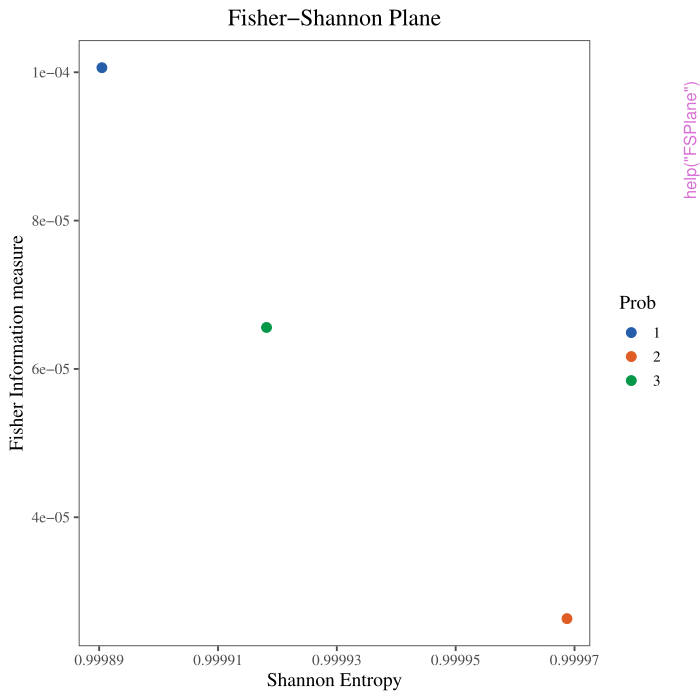

Here is the R script that generated this plot:
pkgname <- "NATS"
source(file.path(R.home("share"), "R", "examples-header.R"))
options(warn = 1)
base::assign(".ExTimings", "NATS-Ex.timings", pos = 'CheckExEnv')
base::cat("name\tuser\tsystem\telapsed\n", file=base::get(".ExTimings", pos = 'CheckExEnv'))
base::assign(".format_ptime",
function(x) {
  if(!is.na(x[4L])) x[1L] <- x[1L] + x[4L]
  if(!is.na(x[5L])) x[2L] <- x[2L] + x[5L]
  options(OutDec = '.')
  format(x[1L:3L], digits = 7L)
},
pos = 'CheckExEnv')

### * </HEADER>
library('NATS')

base::assign(".oldSearch", base::search(), pos = 'CheckExEnv')
base::assign(".old_wd", base::getwd(), pos = 'CheckExEnv')
cleanEx()
nameEx("BandtPompe")
### * BandtPompe

flush(stderr()); flush(stdout())

base::assign(".ptime", proc.time(), pos = "CheckExEnv")
### Name: BandtPompe
### Title: Calculates the Bandt-Pompe distribution of the given time series
### Aliases: BandtPompe

### ** Examples

set.seed(123, kind = "Mersenne-Twister")
x <- runif(110000)
d <- 3
del <- 1
BandtPompe(series = x, dimension = d, delay = del)



base::assign(".dptime", (proc.time() - get(".ptime", pos = "CheckExEnv")), pos = "CheckExEnv")
base::cat("BandtPompe", base::get(".format_ptime", pos = 'CheckExEnv')(get(".dptime", pos = "CheckExEnv")), "\n", file=base::get(".ExTimings", pos = 'CheckExEnv'), append=TRUE, sep="\t")
cleanEx()
nameEx("BhattacharyaDistance")
### * BhattacharyaDistance

flush(stderr()); flush(stdout())

base::assign(".ptime", proc.time(), pos = "CheckExEnv")
### Name: BhattacharyaDistance
### Title: Calculates the bhattacharya distance of the given probability
###   distribution and the uniform distribution
### Aliases: BhattacharyaDistance

### ** Examples

set.seed(123, kind = "Mersenne-Twister")
x <- runif(110000)
d <- 3
del <- 1
p <- BandtPompe(series = x, dimension = d, delay = del)
BhattacharyaDistance(prob = p)



base::assign(".dptime", (proc.time() - get(".ptime", pos = "CheckExEnv")), pos = "CheckExEnv")
base::cat("BhattacharyaDistance", base::get(".format_ptime", pos = 'CheckExEnv')(get(".dptime", pos = "CheckExEnv")), "\n", file=base::get(".ExTimings", pos = 'CheckExEnv'), append=TRUE, sep="\t")
cleanEx()
nameEx("ChebyshevDistance")
### * ChebyshevDistance

flush(stderr()); flush(stdout())

base::assign(".ptime", proc.time(), pos = "CheckExEnv")
### Name: ChebyshevDistance
### Title: Calculates the chebyshev distance of the given probability
###   distribution and the uniform distribution
### Aliases: ChebyshevDistance

### ** Examples

set.seed(123, kind = "Mersenne-Twister")
x <- runif(110000)
d <- 3
del <- 1
p <- BandtPompe(series = x, dimension = d, delay = del)
ChebyshevDistance(prob = p)



base::assign(".dptime", (proc.time() - get(".ptime", pos = "CheckExEnv")), pos = "CheckExEnv")
base::cat("ChebyshevDistance", base::get(".format_ptime", pos = 'CheckExEnv')(get(".dptime", pos = "CheckExEnv")), "\n", file=base::get(".ExTimings", pos = 'CheckExEnv'), append=TRUE, sep="\t")
cleanEx()
nameEx("EqualitiesValues")
### * EqualitiesValues

flush(stderr()); flush(stdout())

base::assign(".ptime", proc.time(), pos = "CheckExEnv")
### Name: EqualitiesValues
### Title: Calculates the percentage of repeated elements in a time series
### Aliases: EqualitiesValues

### ** Examples

set.seed(123, kind = "Mersenne-Twister")
x <- runif(110000)
EqualitiesValues(series = x)



base::assign(".dptime", (proc.time() - get(".ptime", pos = "CheckExEnv")), pos = "CheckExEnv")
base::cat("EqualitiesValues", base::get(".format_ptime", pos = 'CheckExEnv')(get(".dptime", pos = "CheckExEnv")), "\n", file=base::get(".ExTimings", pos = 'CheckExEnv'), append=TRUE, sep="\t")
cleanEx()
nameEx("EuclidianDistance")
### * EuclidianDistance

flush(stderr()); flush(stdout())

base::assign(".ptime", proc.time(), pos = "CheckExEnv")
### Name: EuclidianDistance
### Title: Calculates the euclidian distance of the given probability
###   distribution and the uniform distribution
### Aliases: EuclidianDistance

### ** Examples

set.seed(123, kind = "Mersenne-Twister")
x <- runif(110000)
d <- 3
del <- 1
p <- BandtPompe(series = x, dimension = d, delay = del)
EuclidianDistance(prob = p)



base::assign(".dptime", (proc.time() - get(".ptime", pos = "CheckExEnv")), pos = "CheckExEnv")
base::cat("EuclidianDistance", base::get(".format_ptime", pos = 'CheckExEnv')(get(".dptime", pos = "CheckExEnv")), "\n", file=base::get(".ExTimings", pos = 'CheckExEnv'), append=TRUE, sep="\t")
cleanEx()
nameEx("FSPlane")
### * FSPlane

flush(stderr()); flush(stdout())

base::assign(".ptime", proc.time(), pos = "CheckExEnv")
### Name: FSPlane
### Title: Plots the Fisher-Shannon Plane for a given probability
### Aliases: FSPlane

### ** Examples

set.seed(123, kind = "Mersenne-Twister")
x1 <- runif(10000)
x2 <- runif(10000)
x3 <- runif(10000)
d <- 3
del <- 1
probability <- matrix(nrow = 3, ncol = factorial(d))
probability[1,] <- BandtPompe(series = x1, dimension = d, delay = del)
probability[2,] <- BandtPompe(series = x2, dimension = d, delay = del)
probability[3,] <- BandtPompe(series = x3, dimension = d, delay = del)
p <- FSPlane(prob = probability)
print(p)




base::assign(".dptime", (proc.time() - get(".ptime", pos = "CheckExEnv")), pos = "CheckExEnv")
base::cat("FSPlane", base::get(".format_ptime", pos = 'CheckExEnv')(get(".dptime", pos = "CheckExEnv")), "\n", file=base::get(".ExTimings", pos = 'CheckExEnv'), append=TRUE, sep="\t")
cleanEx()
nameEx("FisherEntropy")
### * FisherEntropy

flush(stderr()); flush(stdout())

base::assign(".ptime", proc.time(), pos = "CheckExEnv")
### Name: FisherEntropy
### Title: Calculates the Fisher entropy of a probability distribution
### Aliases: FisherEntropy

### ** Examples

set.seed(123, kind = "Mersenne-Twister")
x <- runif(110000)
d <- 3
del <- 1
p <- BandtPompe(series = x, dimension = d, delay = del)
FisherEntropy(prob = p)



base::assign(".dptime", (proc.time() - get(".ptime", pos = "CheckExEnv")), pos = "CheckExEnv")
base::cat("FisherEntropy", base::get(".format_ptime", pos = 'CheckExEnv')(get(".dptime", pos = "CheckExEnv")), "\n", file=base::get(".ExTimings", pos = 'CheckExEnv'), append=TRUE, sep="\t")
cleanEx()
nameEx("HCPlane")
### * HCPlane

flush(stderr()); flush(stdout())

base::assign(".ptime", proc.time(), pos = "CheckExEnv")
### Name: HCPlane
### Title: Plots the Entropy-Complexity Plan for a given probability
### Aliases: HCPlane

### ** Examples

set.seed(123, kind = "Mersenne-Twister")
x1 <- runif(10000)
x2 <- runif(10000)
x3 <- runif(10000)
d <- 3
del <- 1
probability <- matrix(nrow = 3, ncol = factorial(d))
probability[1,] <- BandtPompe(series = x1, dimension = d, delay = del)
probability[2,] <- BandtPompe(series = x2, dimension = d, delay = del)
probability[3,] <- BandtPompe(series = x3, dimension = d, delay = del)
p <- HCPlane(prob = probability)
print(p)




base::assign(".dptime", (proc.time() - get(".ptime", pos = "CheckExEnv")), pos = "CheckExEnv")
base::cat("HCPlane", base::get(".format_ptime", pos = 'CheckExEnv')(get(".dptime", pos = "CheckExEnv")), "\n", file=base::get(".ExTimings", pos = 'CheckExEnv'), append=TRUE, sep="\t")
cleanEx()
nameEx("HCPlaneZoom")
### * HCPlaneZoom

flush(stderr()); flush(stdout())

base::assign(".ptime", proc.time(), pos = "CheckExEnv")
### Name: HCPlaneZoom
### Title: Plots the entropy-complexity plane for a given probability,
###   without curves and with zoom on the generated points
### Aliases: HCPlaneZoom

### ** Examples

set.seed(123, kind = "Mersenne-Twister")
x1 <- runif(10000)
x2 <- runif(10000)
x3 <- runif(10000)
d <- 3
del <- 1
probability <- matrix(nrow = 3, ncol = factorial(d))
probability[1,] <- BandtPompe(series = x1, dimension = d, delay = del)
probability[2,] <- BandtPompe(series = x2, dimension = d, delay = del)
probability[3,] <- BandtPompe(series = x3, dimension = d, delay = del)
p <- HCPlaneZoom(prob = probability)
print(p)




base::assign(".dptime", (proc.time() - get(".ptime", pos = "CheckExEnv")), pos = "CheckExEnv")
base::cat("HCPlaneZoom", base::get(".format_ptime", pos = 'CheckExEnv')(get(".dptime", pos = "CheckExEnv")), "\n", file=base::get(".ExTimings", pos = 'CheckExEnv'), append=TRUE, sep="\t")
cleanEx()
nameEx("HarmonicMean")
### * HarmonicMean

flush(stderr()); flush(stdout())

base::assign(".ptime", proc.time(), pos = "CheckExEnv")
### Name: HarmonicMean
### Title: Calculates the harmonic mean of the given probability
###   distribution and the uniform distribution
### Aliases: HarmonicMean

### ** Examples

set.seed(123, kind = "Mersenne-Twister")
x <- runif(110000)
d <- 3
del <- 1
p <- BandtPompe(series = x, dimension = d, delay = del)
HarmonicMean(prob = p)



base::assign(".dptime", (proc.time() - get(".ptime", pos = "CheckExEnv")), pos = "CheckExEnv")
base::cat("HarmonicMean", base::get(".format_ptime", pos = 'CheckExEnv')(get(".dptime", pos = "CheckExEnv")), "\n", file=base::get(".ExTimings", pos = 'CheckExEnv'), append=TRUE, sep="\t")
cleanEx()
nameEx("HellingerDistance")
### * HellingerDistance

flush(stderr()); flush(stdout())

base::assign(".ptime", proc.time(), pos = "CheckExEnv")
### Name: HellingerDistance
### Title: Calculates the hellinger distance of the given probability
###   distribution and the uniform distribution
### Aliases: HellingerDistance

### ** Examples

set.seed(123, kind = "Mersenne-Twister")
x <- runif(110000)
d <- 3
del <- 1
p <- BandtPompe(series = x, dimension = d, delay = del)
HellingerDistance(prob = p)



base::assign(".dptime", (proc.time() - get(".ptime", pos = "CheckExEnv")), pos = "CheckExEnv")
base::cat("HellingerDistance", base::get(".format_ptime", pos = 'CheckExEnv')(get(".dptime", pos = "CheckExEnv")), "\n", file=base::get(".ExTimings", pos = 'CheckExEnv'), append=TRUE, sep="\t")
cleanEx()
nameEx("Histogram")
### * Histogram

flush(stderr()); flush(stdout())

base::assign(".ptime", proc.time(), pos = "CheckExEnv")
### Name: Histogram
### Title: Plot the histogram of the ordinal patterns of the given time
###   series
### Aliases: Histogram

### ** Examples

set.seed(123, kind = "Mersenne-Twister")
x <- runif(110000)
d <- 3
del <- 1
p <- Histogram(series = x, dimension = d, delay = del)
print(p)




base::assign(".dptime", (proc.time() - get(".ptime", pos = "CheckExEnv")), pos = "CheckExEnv")
base::cat("Histogram", base::get(".format_ptime", pos = 'CheckExEnv')(get(".dptime", pos = "CheckExEnv")), "\n", file=base::get(".ExTimings", pos = 'CheckExEnv'), append=TRUE, sep="\t")
cleanEx()
nameEx("JensenDivergence")
### * JensenDivergence

flush(stderr()); flush(stdout())

base::assign(".ptime", proc.time(), pos = "CheckExEnv")
### Name: JensenDivergence
### Title: Calculates the Jensen Divergence of the given probability
###   distribution and the uniform distribution
### Aliases: JensenDivergence

### ** Examples

set.seed(123, kind = "Mersenne-Twister")
x <- runif(110000)
d <- 3
del <- 1
p <- BandtPompe(series = x, dimension = d, delay = del)
JensenDivergence(prob = p)



base::assign(".dptime", (proc.time() - get(".ptime", pos = "CheckExEnv")), pos = "CheckExEnv")
base::cat("JensenDivergence", base::get(".format_ptime", pos = 'CheckExEnv')(get(".dptime", pos = "CheckExEnv")), "\n", file=base::get(".ExTimings", pos = 'CheckExEnv'), append=TRUE, sep="\t")
cleanEx()
nameEx("KullbackDivergence")
### * KullbackDivergence

flush(stderr()); flush(stdout())

base::assign(".ptime", proc.time(), pos = "CheckExEnv")
### Name: KullbackDivergence
### Title: Calculates the kullback divergence of the given probability
###   distribution and the uniform distribution
### Aliases: KullbackDivergence

### ** Examples

set.seed(123, kind = "Mersenne-Twister")
x <- runif(110000)
d <- 3
del <- 1
p <- BandtPompe(series = x, dimension = d, delay = del)
KullbackDivergence(prob = p)



base::assign(".dptime", (proc.time() - get(".ptime", pos = "CheckExEnv")), pos = "CheckExEnv")
base::cat("KullbackDivergence", base::get(".format_ptime", pos = 'CheckExEnv')(get(".dptime", pos = "CheckExEnv")), "\n", file=base::get(".ExTimings", pos = 'CheckExEnv'), append=TRUE, sep="\t")
cleanEx()
nameEx("ManhattanDistance")
### * ManhattanDistance

flush(stderr()); flush(stdout())

base::assign(".ptime", proc.time(), pos = "CheckExEnv")
### Name: ManhattanDistance
### Title: Calculates the manhattan distance of the given probability
###   distribution and the uniform distribution
### Aliases: ManhattanDistance

### ** Examples

set.seed(123, kind = "Mersenne-Twister")
x <- runif(110000)
d <- 3
del <- 1
p <- BandtPompe(series = x, dimension = d, delay = del)
ManhattanDistance(prob = p)



base::assign(".dptime", (proc.time() - get(".ptime", pos = "CheckExEnv")), pos = "CheckExEnv")
base::cat("ManhattanDistance", base::get(".format_ptime", pos = 'CheckExEnv')(get(".dptime", pos = "CheckExEnv")), "\n", file=base::get(".ExTimings", pos = 'CheckExEnv'), append=TRUE, sep="\t")
cleanEx()
nameEx("MinEntropy")
### * MinEntropy

flush(stderr()); flush(stdout())

base::assign(".ptime", proc.time(), pos = "CheckExEnv")
### Name: MinEntropy
### Title: Calculates the Min Entropy of a probability distribution
### Aliases: MinEntropy

### ** Examples

set.seed(123, kind = "Mersenne-Twister")
x <- runif(110000)
d <- 3
del <- 1
p <- BandtPompe(series = x, dimension = d, delay = del)
MinEntropy(prob = p)



base::assign(".dptime", (proc.time() - get(".ptime", pos = "CheckExEnv")), pos = "CheckExEnv")
base::cat("MinEntropy", base::get(".format_ptime", pos = 'CheckExEnv')(get(".dptime", pos = "CheckExEnv")), "\n", file=base::get(".ExTimings", pos = 'CheckExEnv'), append=TRUE, sep="\t")
cleanEx()
nameEx("NumberEdges")
### * NumberEdges

flush(stderr()); flush(stdout())

base::assign(".ptime", proc.time(), pos = "CheckExEnv")
### Name: NumberEdges
### Title: Calculates the number of edges of a transition graph
### Aliases: NumberEdges

### ** Examples

set.seed(123, kind = "Mersenne-Twister")
x <- runif(110000)
d <- 3
del <- 1
p <- TransitionGraphs(series = x, dimension = d, delay = del)
NumberEdges(probs_graph = p)



base::assign(".dptime", (proc.time() - get(".ptime", pos = "CheckExEnv")), pos = "CheckExEnv")
base::cat("NumberEdges", base::get(".format_ptime", pos = 'CheckExEnv')(get(".dptime", pos = "CheckExEnv")), "\n", file=base::get(".ExTimings", pos = 'CheckExEnv'), append=TRUE, sep="\t")
cleanEx()
nameEx("PatternsOnGraph")
### * PatternsOnGraph

flush(stderr()); flush(stdout())

base::assign(".ptime", proc.time(), pos = "CheckExEnv")
### Name: PatternsOnGraph
### Title: Time-series plot with starting points of the given pattern
### Aliases: PatternsOnGraph

### ** Examples

set.seed(123, kind = "Mersenne-Twister")
x <- runif(10000)
d <- 3
del <- 1
n = 1
p <- PatternsOnGraph(series = x, dimension = d, delay = del, number.pattern = n)
print(p)




base::assign(".dptime", (proc.time() - get(".ptime", pos = "CheckExEnv")), pos = "CheckExEnv")
base::cat("PatternsOnGraph", base::get(".format_ptime", pos = 'CheckExEnv')(get(".dptime", pos = "CheckExEnv")), "\n", file=base::get(".ExTimings", pos = 'CheckExEnv'), append=TRUE, sep="\t")
cleanEx()
nameEx("RenyiEntropy")
### * RenyiEntropy

flush(stderr()); flush(stdout())

base::assign(".ptime", proc.time(), pos = "CheckExEnv")
### Name: RenyiEntropy
### Title: Calculates the Renyi entropy of a probability distribution
### Aliases: RenyiEntropy

### ** Examples

set.seed(123, kind = "Mersenne-Twister")
x <- runif(110000)
d <- 3
del <- 1
p <- BandtPompe(series = x, dimension = d, delay = del)
RenyiEntropy(prob = p, q = 0.01)



base::assign(".dptime", (proc.time() - get(".ptime", pos = "CheckExEnv")), pos = "CheckExEnv")
base::cat("RenyiEntropy", base::get(".format_ptime", pos = 'CheckExEnv')(get(".dptime", pos = "CheckExEnv")), "\n", file=base::get(".ExTimings", pos = 'CheckExEnv'), append=TRUE, sep="\t")
cleanEx()
nameEx("SelfTransitionProb")
### * SelfTransitionProb

flush(stderr()); flush(stdout())

base::assign(".ptime", proc.time(), pos = "CheckExEnv")
### Name: SelfTransitionProb
### Title: Calculates the self transition probability of a transition graph
### Aliases: SelfTransitionProb

### ** Examples

set.seed(123, kind = "Mersenne-Twister")
x <- runif(110000)
d <- 3
del <- 1
p <- TransitionGraphs(series = x, dimension = d, delay = del)
SelfTransitionProb(probs_graph = p)



base::assign(".dptime", (proc.time() - get(".ptime", pos = "CheckExEnv")), pos = "CheckExEnv")
base::cat("SelfTransitionProb", base::get(".format_ptime", pos = 'CheckExEnv')(get(".dptime", pos = "CheckExEnv")), "\n", file=base::get(".ExTimings", pos = 'CheckExEnv'), append=TRUE, sep="\t")
cleanEx()
nameEx("ShannonEntropyNormalized")
### * ShannonEntropyNormalized

flush(stderr()); flush(stdout())

base::assign(".ptime", proc.time(), pos = "CheckExEnv")
### Name: ShannonEntropyNormalized
### Title: Calculates the normalized Shannon entropy of a probability
###   distribution
### Aliases: ShannonEntropyNormalized

### ** Examples

set.seed(123, kind = "Mersenne-Twister")
x <- runif(110000)
d <- 3
del <- 1
p <- BandtPompe(series = x, dimension = d, delay = del)
ShannonEntropyNormalized(prob = p)



base::assign(".dptime", (proc.time() - get(".ptime", pos = "CheckExEnv")), pos = "CheckExEnv")
base::cat("ShannonEntropyNormalized", base::get(".format_ptime", pos = 'CheckExEnv')(get(".dptime", pos = "CheckExEnv")), "\n", file=base::get(".ExTimings", pos = 'CheckExEnv'), append=TRUE, sep="\t")
cleanEx()
nameEx("SquaredDistance")
### * SquaredDistance

flush(stderr()); flush(stdout())

base::assign(".ptime", proc.time(), pos = "CheckExEnv")
### Name: SquaredDistance
### Title: Calculates the squared distance of the given probability
###   distribution and the uniform distribution
### Aliases: SquaredDistance

### ** Examples

set.seed(123, kind = "Mersenne-Twister")
x <- runif(110000)
d <- 3
del <- 1
p <- BandtPompe(series = x, dimension = d, delay = del)
SquaredDistance(prob = p)



base::assign(".dptime", (proc.time() - get(".ptime", pos = "CheckExEnv")), pos = "CheckExEnv")
base::cat("SquaredDistance", base::get(".format_ptime", pos = 'CheckExEnv')(get(".dptime", pos = "CheckExEnv")), "\n", file=base::get(".ExTimings", pos = 'CheckExEnv'), append=TRUE, sep="\t")
cleanEx()
nameEx("StatisticalComplexity")
### * StatisticalComplexity

flush(stderr()); flush(stdout())

base::assign(".ptime", proc.time(), pos = "CheckExEnv")
### Name: StatisticalComplexity
### Title: Calculates the statistical complexity of the given probability
###   distribution
### Aliases: StatisticalComplexity

### ** Examples

set.seed(123, kind = "Mersenne-Twister")
x <- runif(110000)
d <- 3
del <- 1
p <- BandtPompe(series = x, dimension = d, delay = del)
StatisticalComplexity(prob = p)



base::assign(".dptime", (proc.time() - get(".ptime", pos = "CheckExEnv")), pos = "CheckExEnv")
base::cat("StatisticalComplexity", base::get(".format_ptime", pos = 'CheckExEnv')(get(".dptime", pos = "CheckExEnv")), "\n", file=base::get(".ExTimings", pos = 'CheckExEnv'), append=TRUE, sep="\t")
cleanEx()
nameEx("TimeSeriesPlane")
### * TimeSeriesPlane

flush(stderr()); flush(stdout())

base::assign(".ptime", proc.time(), pos = "CheckExEnv")
### Name: TimeSeriesPlane
### Title: Plot time series
### Aliases: TimeSeriesPlane

### ** Examples

set.seed(123, kind = "Mersenne-Twister")
x <- runif(110000)
p <- TimeSeriesPlane(series = x)
print(p)




base::assign(".dptime", (proc.time() - get(".ptime", pos = "CheckExEnv")), pos = "CheckExEnv")
base::cat("TimeSeriesPlane", base::get(".format_ptime", pos = 'CheckExEnv')(get(".dptime", pos = "CheckExEnv")), "\n", file=base::get(".ExTimings", pos = 'CheckExEnv'), append=TRUE, sep="\t")
cleanEx()
nameEx("TransitionGraphs")
### * TransitionGraphs

flush(stderr()); flush(stdout())

base::assign(".ptime", proc.time(), pos = "CheckExEnv")
### Name: TransitionGraphs
### Title: Calculates the transition graph of ordinal pattern for the given
###   time series
### Aliases: TransitionGraphs

### ** Examples

set.seed(123, kind = "Mersenne-Twister")
x <- runif(110000)
d <- 3
del <- 1
TransitionGraphs(series = x, dimension = d, delay = del)



base::assign(".dptime", (proc.time() - get(".ptime", pos = "CheckExEnv")), pos = "CheckExEnv")
base::cat("TransitionGraphs", base::get(".format_ptime", pos = 'CheckExEnv')(get(".dptime", pos = "CheckExEnv")), "\n", file=base::get(".ExTimings", pos = 'CheckExEnv'), append=TRUE, sep="\t")
cleanEx()
nameEx("TsallisEntropy")
### * TsallisEntropy

flush(stderr()); flush(stdout())

base::assign(".ptime", proc.time(), pos = "CheckExEnv")
### Name: TsallisEntropy
### Title: Calculates the Tsallis entropy of a probability distribution
### Aliases: TsallisEntropy

### ** Examples

set.seed(123, kind = "Mersenne-Twister")
x <- runif(110000)
d <- 3
del <- 1
p <- BandtPompe(series = x, dimension = d, delay = del)
TsallisEntropy(prob = p, q = 0.01)



base::assign(".dptime", (proc.time() - get(".ptime", pos = "CheckExEnv")), pos = "CheckExEnv")
base::cat("TsallisEntropy", base::get(".format_ptime", pos = 'CheckExEnv')(get(".dptime", pos = "CheckExEnv")), "\n", file=base::get(".ExTimings", pos = 'CheckExEnv'), append=TRUE, sep="\t")
cleanEx()
nameEx("WPE")
### * WPE

flush(stderr()); flush(stdout())

base::assign(".ptime", proc.time(), pos = "CheckExEnv")
### Name: WPE
### Title: Calculates the Weighted Bandt-Pompe distribution of the given
###   time series
### Aliases: WPE

### ** Examples

set.seed(123, kind = "Mersenne-Twister")
x <- runif(110000)
d <- 3
del <- 1
WPE(series = x, dimension = d, delay = del)



base::assign(".dptime", (proc.time() - get(".ptime", pos = "CheckExEnv")), pos = "CheckExEnv")
base::cat("WPE", base::get(".format_ptime", pos = 'CheckExEnv')(get(".dptime", pos = "CheckExEnv")), "\n", file=base::get(".ExTimings", pos = 'CheckExEnv'), append=TRUE, sep="\t")
cleanEx()
nameEx("WeightTransitionGraph")
### * WeightTransitionGraph

flush(stderr()); flush(stdout())

base::assign(".ptime", proc.time(), pos = "CheckExEnv")
### Name: WeightTransitionGraph
### Title: Calculates the weighted transition graph of ordinal pattern for
###   the given time series
### Aliases: WeightTransitionGraph

### ** Examples

set.seed(123, kind = "Mersenne-Twister")
x <- runif(110000)
d <- 3
del <- 1
WeightTransitionGraph(series = x, dimension = d, delay = del)



base::assign(".dptime", (proc.time() - get(".ptime", pos = "CheckExEnv")), pos = "CheckExEnv")
base::cat("WeightTransitionGraph", base::get(".format_ptime", pos = 'CheckExEnv')(get(".dptime", pos = "CheckExEnv")), "\n", file=base::get(".ExTimings", pos = 'CheckExEnv'), append=TRUE, sep="\t")
cleanEx()
nameEx("WoottersDistance")
### * WoottersDistance

flush(stderr()); flush(stdout())

base::assign(".ptime", proc.time(), pos = "CheckExEnv")
### Name: WoottersDistance
### Title: Calculates the wootters distance of the given probability
###   distribution and the uniform distribution
### Aliases: WoottersDistance

### ** Examples

set.seed(123, kind = "Mersenne-Twister")
x <- runif(110000)
d <- 3
del <- 1
p <- BandtPompe(series = x, dimension = d, delay = del)
WoottersDistance(prob = p)



base::assign(".dptime", (proc.time() - get(".ptime", pos = "CheckExEnv")), pos = "CheckExEnv")
base::cat("WoottersDistance", base::get(".format_ptime", pos = 'CheckExEnv')(get(".dptime", pos = "CheckExEnv")), "\n", file=base::get(".ExTimings", pos = 'CheckExEnv'), append=TRUE, sep="\t")
### * <FOOTER>
###
cleanEx()
options(digits = 7L)
base::cat("Time elapsed: ", proc.time() - base::get("ptime", pos = 'CheckExEnv'),"\n")
grDevices::dev.off()
###
### Local variables: ***
### mode: outline-minor ***
### outline-regexp: "\\(> \\)?### [*]+" ***
### End: ***
quit('no')
